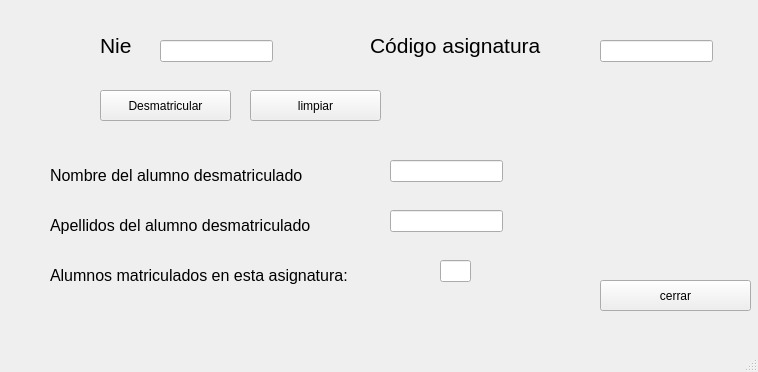
<?xml version="1.0" encoding="UTF-8"?>
<ui version="4.0">
 <class>MainWindow</class>
 <widget class="QMainWindow" name="MainWindow">
  <property name="geometry">
   <rect>
    <x>0</x>
    <y>0</y>
    <width>758</width>
    <height>372</height>
   </rect>
  </property>
  <property name="windowTitle">
   <string>MainWindow</string>
  </property>
  <widget class="QWidget" name="centralwidget">
   <widget class="QLabel" name="label">
    <property name="geometry">
     <rect>
      <x>100</x>
      <y>30</y>
      <width>71</width>
      <height>31</height>
     </rect>
    </property>
    <property name="font">
     <font>
      <pointsize>16</pointsize>
     </font>
    </property>
    <property name="text">
     <string>Nie</string>
    </property>
   </widget>
   <widget class="QLabel" name="label_2">
    <property name="geometry">
     <rect>
      <x>370</x>
      <y>20</y>
      <width>221</width>
      <height>51</height>
     </rect>
    </property>
    <property name="font">
     <font>
      <pointsize>16</pointsize>
     </font>
    </property>
    <property name="text">
     <string>Código asignatura</string>
    </property>
   </widget>
   <widget class="QPushButton" name="pushButton">
    <property name="geometry">
     <rect>
      <x>100</x>
      <y>90</y>
      <width>131</width>
      <height>31</height>
     </rect>
    </property>
    <property name="text">
     <string>Desmatricular</string>
    </property>
   </widget>
   <widget class="QPushButton" name="pushButton_2">
    <property name="geometry">
     <rect>
      <x>250</x>
      <y>90</y>
      <width>131</width>
      <height>31</height>
     </rect>
    </property>
    <property name="text">
     <string>limpiar</string>
    </property>
   </widget>
   <widget class="QPushButton" name="pushButton_3">
    <property name="geometry">
     <rect>
      <x>600</x>
      <y>280</y>
      <width>151</width>
      <height>31</height>
     </rect>
    </property>
    <property name="text">
     <string>cerrar</string>
    </property>
   </widget>
   <widget class="QLineEdit" name="lineEdit">
    <property name="geometry">
     <rect>
      <x>160</x>
      <y>40</y>
      <width>113</width>
      <height>22</height>
     </rect>
    </property>
   </widget>
   <widget class="QLineEdit" name="lineEdit_2">
    <property name="geometry">
     <rect>
      <x>600</x>
      <y>40</y>
      <width>113</width>
      <height>22</height>
     </rect>
    </property>
   </widget>
   <widget class="QLabel" name="label_3">
    <property name="geometry">
     <rect>
      <x>50</x>
      <y>160</y>
      <width>321</width>
      <height>31</height>
     </rect>
    </property>
    <property name="font">
     <font>
      <pointsize>12</pointsize>
     </font>
    </property>
    <property name="text">
     <string>Nombre del alumno desmatriculado</string>
    </property>
   </widget>
   <widget class="QLabel" name="label_4">
    <property name="geometry">
     <rect>
      <x>50</x>
      <y>210</y>
      <width>341</width>
      <height>31</height>
     </rect>
    </property>
    <property name="font">
     <font>
      <pointsize>12</pointsize>
     </font>
    </property>
    <property name="text">
     <string>Apellidos del alumno desmatriculado</string>
    </property>
   </widget>
   <widget class="QLineEdit" name="lineEdit_5">
    <property name="geometry">
     <rect>
      <x>390</x>
      <y>160</y>
      <width>113</width>
      <height>22</height>
     </rect>
    </property>
   </widget>
   <widget class="QLineEdit" name="lineEdit_6">
    <property name="geometry">
     <rect>
      <x>390</x>
      <y>210</y>
      <width>113</width>
      <height>22</height>
     </rect>
    </property>
   </widget>
   <widget class="QLabel" name="label_5">
    <property name="geometry">
     <rect>
      <x>50</x>
      <y>260</y>
      <width>381</width>
      <height>31</height>
     </rect>
    </property>
    <property name="font">
     <font>
      <pointsize>12</pointsize>
     </font>
    </property>
    <property name="text">
     <string>Alumnos matriculados en esta asignatura:</string>
    </property>
   </widget>
   <widget class="QLineEdit" name="lineEdit_7">
    <property name="geometry">
     <rect>
      <x>440</x>
      <y>260</y>
      <width>31</width>
      <height>22</height>
     </rect>
    </property>
   </widget>
  </widget>
  <widget class="QMenuBar" name="menubar">
   <property name="geometry">
    <rect>
     <x>0</x>
     <y>0</y>
     <width>758</width>
     <height>26</height>
    </rect>
   </property>
  </widget>
  <widget class="QStatusBar" name="statusbar"/>
 </widget>
 <resources/>
 <connections/>
</ui>
